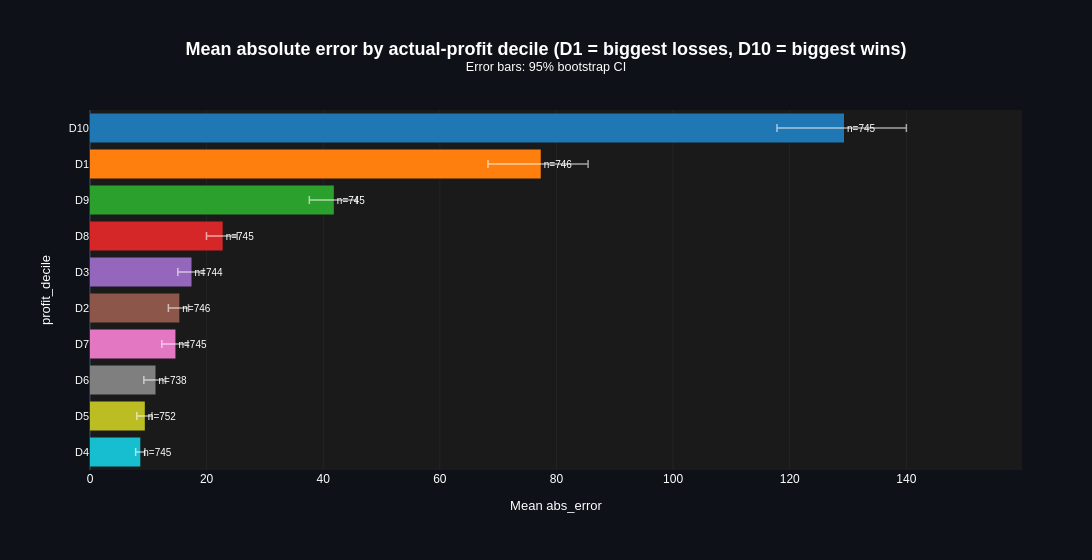

Here is the notebook cell this chart was saved with:
### Markdown cell above
R² barely moves on the worst 5% of lines by actual profit, 0.717 against 0.769
overall, which on its own would read as reassuring. RMSE and MAE tell the real
story: on those 373 lines the average error is $116.70, more than three times
the $34.79 across the full test period, and RMSE more than doubles, from
$85.85 to $192.59. The model is directionally right about which lines are bad,
which is what keeps R² respectable on a target this skewed, but it
systematically understates how bad the worst lines actually are. For a line
the store is deciding whether to intervene on, that understatement is exactly
the part that costs money.

### Code cell
decile_df = pd.DataFrame({"actual_profit": y_test, "predicted_profit": y_pred_xgb})
decile_df["abs_error"] = (decile_df["actual_profit"] - decile_df["predicted_profit"]).abs()
decile_df["profit_decile"] = pd.qcut(
    decile_df["actual_profit"], 10, labels=[f"D{i}" for i in range(1, 11)]
)
cp.grouped_bar_plot(
    decile_df, "profit_decile", "abs_error", agg="mean", min_n_flag=0,
    orientation="horizontal",
    title="Mean absolute error by actual-profit decile (D1 = biggest losses, D10 = biggest wins)",
)

### Figure 1 — Plotly figure (JSON) as saved in the notebook; plotly's stock layout.template omitted (floating-point values rounded to 4 significant figures)
{"data": [{"cliponaxis": false, "customdata": [745, 746, 745, 745, 744, 746, 745, 738, 752, 745], "error_x": {"array": [10.7, 8.119, 3.913, 2.492, 2.068, 1.58, 2.145, 1.719, 1.232, 0.7828], "arrayminus": [11.5, 9.054, 4.206, 2.773, 2.35, 1.87, 2.341, 2.001, 1.379, 0.802], "color": "rgba(255,255,255,0.6)", "symmetric": false, "thickness": 1.5, "type": "data", "width": 4}, "hovertemplate": "<b>%{y}</b><br>Mean abs_error: %{x:.3g}<br>n=%{customdata}<extra></extra>", "marker": {"color": ["#1f77b4", "#ff7f0e", "#2ca02c", "#d62728", "#9467bd", "#8c564b", "#e377c2", "#7f7f7f", "#bcbd22", "#17becf"], "line": {"color": "#FFD700", "width": [0, 0, 0, 0, 0, 0, 0, 0, 0, 0]}}, "name": "", "orientation": "h", "showlegend": false, "text": ["n=745", "n=746", "n=745", "n=745", "n=744", "n=746", "n=745", "n=738", "n=752", "n=745"], "textfont": {"size": 10}, "textposition": "outside", "type": "bar", "x": [129.3, 77.3, 41.82, 22.75, 17.41, 15.31, 14.65, 11.23, 9.4, 8.629], "y": ["D10", "D1", "D9", "D8", "D3", "D2", "D7", "D6", "D5", "D4"]}], "layout": {"barmode": "relative", "font": {"color": "white", "family": "Arial"}, "height": 560, "legend": {"bgcolor": "rgba(0,0,0,0.4)", "bordercolor": "rgba(255,255,255,0.15)", "borderwidth": 1, "font": {"color": "white", "size": 11}, "title": {"text": ""}}, "margin": {"b": 90, "l": 90, "r": 70, "t": 110}, "paper_bgcolor": "#0e1117", "plot_bgcolor": "#1a1a1a", "showlegend": false, "title": {"font": {"color": "white", "family": "Arial", "size": 18}, "text": "<b>Mean absolute error by actual-profit decile (D1 = biggest losses, D10 = biggest wins)</b><br><sup>Error bars: 95% bootstrap CI</sup>", "x": 0.5, "xanchor": "center"}, "width": 1400, "xaxis": {"gridcolor": "rgba(128,128,128,0.2)", "gridwidth": 0.5, "range": [0, 159.8], "showgrid": true, "title": {"font": {"size": 13}, "text": "Mean abs_error"}}, "yaxis": {"autorange": "reversed", "tickfont": {"size": 11}, "title": {"font": {"size": 13}, "text": "profit_decile"}}}}
